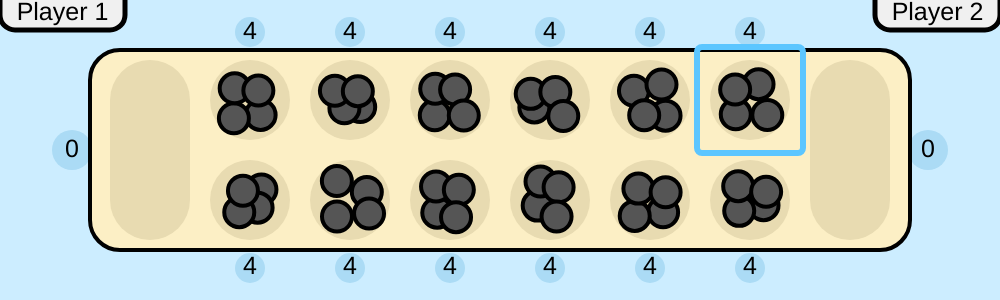
Frame 1 (no input)
Frame 60 (no input): identical to frame 1, image omitted
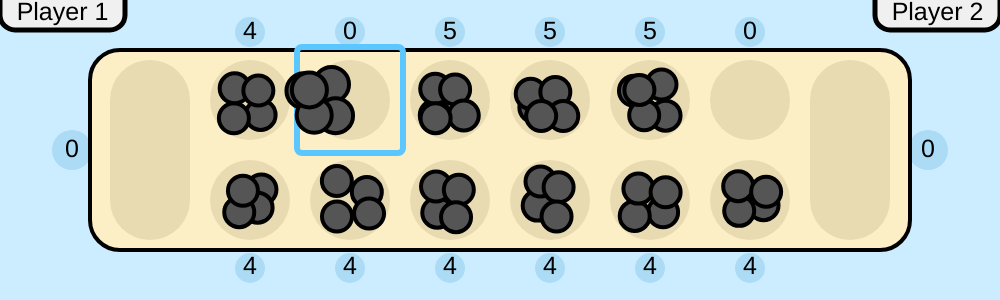
Frame 120 (the mouse pressed at the canvas centre since frame 60)

The p5.js sketch that drew these frames (run headless with seeded random() and noise() and a simulated clock; from frame 60 on, the mouse is pressed at the canvas centre):

// p5.js sketch
// ── sketch.js
let pots = [];
let turn = 0;
let inMove = false;
let gameOver = false;

let mouseIndex = 0;
let handIndex = 0;
let moveClock = 0;
let handCount = 0;
let handX = 0;
let handY = 0;
let targetHandX = 0;
let targetHandY = 0;
let oldHandX = 0;
let oldHandY = 0;

const moveSpeed = 10;
const pebblePosVar = 20;
let baseSeed;
let turnCount;
let winner;

const confettiDensity = 2;
const confettiSize = 9;
const confettiSpeed = 3.5;
const confettiSpeedVar = 1.5;
const confettiDriftVar = 1.75;
let confettiArray = [];
let bounceSpeed = 8;
let bounceY = 0;
let time;

function setup() {

  createCanvas(1000, 300);
  frameRate(30);
  baseSeed = random(100);

  for (let i = 0; i < 14; i++) {
    if (i < 7) {
      pots[i] = new Pot(i, 6 - i, 0);
    } else {
      pots[i] = new Pot(i, i - 6, 1);
    }
  }

  for (let i = 0; i < 14; i++) {

    pots[i].update();
  }

  print("     -=:SETUP COMPLETE:=-");
}

function draw() {

  background(204, 237, 255);

  pebbleSum = handCount;
  for (let i = 0; i < 14; i++) {//updating pots and drawing pebbes

    pots[i].update();
    pebbleSum += pots[i].count;
    if (pots[i].isBig && pots[i].index == 6) {

      drawPebbles(pots[i].index * baseSeed, pots[i].count, pots[i].x + 50, pots[i].y + 100, true, false);
    } else if (pots[i].isBig && pots[i].index == 13) {

      drawPebbles(pots[i].index * baseSeed, pots[i].count, pots[i].x + 50, pots[i].y + 0, true, false);
    } else {

      drawPebbles(pots[i].index * baseSeed, pots[i].count, pots[i].x + 50, pots[i].y + 50, false, false);
    }
  }
  if (pebbleSum != 48) {

    print("MANUAL ERROR: Uneven sum of pebbles: " + pebbleSum);
  }

  let a = 0;
  for (let i = 0; i < 6; i++) {//win conditions

    a += pots[i].count;
  }
  if (a == 0 && !inMove && !gameOver) {

    gameOver = true;
  }

  let b = 0;
  for (let i = 0; i < 6; i++) {

    b += pots[i + 7].count;
  }
  if (b == 0 && !inMove && !gameOver) {

    print("Game Over");
    if (pots[6].count > pots[13].count) {

      winner = 0;
    } else if (pots[6].count < pots[13].count){

      winner = 1;
    } else {

      winner = 2;
    }
    gameOver = true;
  }

  noFill();
  stroke(0);
  strokeWeight(4);
  rect(90, 50, 820, 200, 30);

  if (!pots[mouseIndex].isBig && pots[mouseIndex].indexY == turn && !inMove && !gameOver) {// cursor/highlights or whatever

    noFill();
    stroke(92, 198, 255);
    strokeWeight(6);
    rect(pots[mouseIndex].x - 3, pots[mouseIndex].y - 3, 106, 106, 5);
  }
  if (inMove && !pots[handIndex].isBig) {

    noFill();
    stroke(92, 198, 255);
    strokeWeight(6);
    rect(pots[handIndex].x - 3, pots[handIndex].y - 3, 106, 106, 5);
  } else if (inMove && pots[handIndex].index == 6) {

    noFill();
    stroke(92, 198, 255);
    strokeWeight(6);
    rect(pots[handIndex].x - 3, pots[handIndex].y - 3, 106, 206, 5);
  } else if (inMove && pots[handIndex].index == 13) {

    noFill();
    stroke(92, 198, 255);
    strokeWeight(6);
    rect(pots[handIndex].x - 3, pots[handIndex].y - 103, 106, 206, 5);
  }

  if (inMove) {

    drawPebbles(baseSeed, handCount, handX, handY, false, true);

    if (moveClock >= moveSpeed) {// move update

      handIndex++;
      print("handIndex is at " + handIndex);

      if (handIndex == 14) {//looping
        handIndex = 0;
      }

      oldOldHandX = oldHandX;
      oldOldHandY = oldHandY;
      oldHandX = targetHandX;
      oldHandY = targetHandY;
      if (handIndex != 13) {

        targetHandX = pots[handIndex + 1].x + 50;
        targetHandY = pots[handIndex + 1].y + 50;
      } else {

        targetHandX = pots[0].x + 50;
        targetHandY = pots[0].y + 50;
      }

      if (pots[handIndex].index == 5) {

        targetHandY += 50;
      } else if (pots[handIndex].index == 12) {

        targetHandY -= 50;
      }

      if (turn == 0 && handIndex == 13) {//skipping opponent pots

        handIndex = 0;
      } else if (turn == 1 && handIndex == 6) {

        handIndex = 7;
      }

      if (handCount > 0) {//if you still have pebbles in hand

        handCount--;
        pots[handIndex].count++;

      } else {// if you are out


        handIndex--;
        if (handIndex < 0) {

          handIndex = 13;
        }
        if (!pots[handIndex].isBig) {// if you end on a normal pot

          print("Ended on a normal pot");

          oldHandX = pots[handIndex].x + 50;
          oldHandY = pots[handIndex].y + 50;
          targetHandX = pots[handIndex + 1].x + 50;
          targetHandY = pots[handIndex + 1].y + 50;

          if (pots[handIndex].count > 1) {

            handCount = pots[handIndex].count;
            pots[handIndex].count = 0;

          } else {

            if (turn == 0) {//turn over
              turn = 1;
            } else {
              turn = 0;
            }
            inMove = false;
          }

          if (pots[handIndex].indexY == 1 && pots[handIndex].count == 1) {//if you land in an empty space

            if (turn == 0) {

              pots[6].count += pots[6 - (handIndex - 6)].count;
            } else {

              pots[13].count += pots[6 - (handIndex - 6)].count;
            }
            pots[6 - (handIndex - 6)].count = 0;
          } else if (pots[handIndex].indexY == 0 && pots[handIndex].count == 1) {

            if (turn == 0) {

              pots[6].count += pots[6 + (6 - handIndex)].count;
            } else {

              pots[13].count += pots[6 + (6 - handIndex)].count;
            }
            pots[6 + (6 - handIndex)].count = 0;
          }

        } else {// if you end on a big pot

          print("Ended on a a big pot with handIndex at " + handIndex);
          if (pots[handIndex].index == 6 && turn == 1 && handCount != 0) {

            print("Wait nvm mb 1");
          } else if (pots[handIndex].index == 13 && turn == 0 && handCount != 0) {

            print("Wait nvm mb 0");
          } else {

            inMove = false;
          }
        }
      }

      moveClock = 0;
      print("Updated move");
    } else {

      ratio = moveClock/moveSpeed;
      handX = oldHandX - (oldHandX - targetHandX) * ratio;
      handY = oldHandY - (oldHandY - targetHandY) * ratio;

      moveClock++;
    }
  }

  //nameCards
  fill(240);
  stroke(0);
  strokeWeight(5);
  rect(0, -15, 125, 45, 15);
  rect(width - 125, -15, 125, 45, 15);

  fill(0);
  noStroke();
  textSize(25);
  textAlign(CENTER, TOP);
  text("Player 1", 125 / 2, 1);
  text("Player 2", width - (125 / 2), 1);

  if (gameOver) {

    inMove = false;

    for (let i = 0; i < confettiDensity; i++) {//confetti

      let newConf = new confetti();
      confettiArray.push(newConf);
      newConf.index = confettiArray.length;
    }

    for (let i = 0; i < confettiArray.length; i++) {

      confettiArray[i].update();
    }

    if (winner == 0) {

      stroke(0);
      strokeWeight(5);
      fill(171, 219, 245);
      rect((width / 2) - 150, (height / 2) - 37.5, 300, 75, 20);

      fill(0);
      noStroke();
      textSize(45);
      textAlign(CENTER, CENTER);
      text("Player 1 Wins!", width / 2, height / 2);
    } else if (winner == 1) {

      stroke(0);
      strokeWeight(5);
      fill(171, 219, 245);
      rect((width / 2) - 150, (height / 2) - 37.5, 300, 75, 20);

      fill(0);
      noStroke();
      textSize(45);
      textAlign(CENTER, CENTER);
      text("Player 2 Wins!", width / 2, height / 2);
    } else {

      stroke(0);
      strokeWeight(5);
      fill(171, 219, 245);
      rect((width / 2) - 75, (height / 2) - 37.5, 150, 75, 20);

      fill(0);
      noStroke();
      textSize(55);
      textAlign(CENTER, CENTER);
      text("Tie!", width / 2, height / 2);
    }
  }
}

class Pot {
  constructor (index_, indexX_, indexY_) {

    this.index = index_;
    this.indexX = indexX_;
    this.indexY = indexY_;
    this.x = (0 + this.indexX) * 100 + 100;
    this.y = this.indexY * 100 + 50;
    if (this.index == 6 || this.index == 13) {

      this.isBig = true;
      this.count = 0;
    } else {

      this.isBig = false;
      this.count = 4;
      this.mouseHover = false;
    }

    print("New pot created at " + this.indexX + " : " + this.indexY + " with index " + this.index);
  }

  update() {

    if (mouseX < this.x + 100 && mouseX > this.x && mouseY < this.y + 100 && mouseY > this.y && !this.isBig) {

      this.mouseHover = true;
    } else if (mouseX < this.x + 100 && mouseX > this.x && mouseY < this.y + 200 && mouseY > this.y && this.index == 6) {

      this.mouseHover = true;
    } else if (mouseX < this.x + 100 && mouseX > this.x && mouseY < this.y + 100 && mouseY > this.y - 100 && this.index == 13) {

      this.mouseHover = true;
    } else {

      this.mouseHover = false;
    }
    if (this.mouseHover) {
      mouseIndex = this.index;
    }

    if (!this.isBig) {

      fill(252, 239, 197);
      noStroke();
      rect(this.x, this.y, 100, 100,);

      noStroke();
      fill(232, 219, 177);
      ellipse(this.x + 50, this.y + 50, 80, 80);
    } else if (this.index == 6) {

      fill(252, 239, 197);
      noStroke();
      rect(this.x - 10, this.y, 110, 200, 30, 0, 0, 30);

      noStroke();
      fill(232, 219, 177);
      rect(this.x + 10, this.y + 10, 80, 180, 40);
    } else if (this.index == 13) {

      fill(252, 239, 197);
      noStroke();
      rect(this.x, this.y - 100, 110, 200, 0, 30, 30, 0);

      noStroke();
      fill(232, 219, 177);
      rect(this.x + 10, this.y - 90, 80, 180, 40);
    }

    if (this.index == 6) {

      noStroke();
      fill(171, 219, 245);
      ellipse(this.x - 28, this.y + 100, 40, 40);

      fill(0);
      noStroke();
      textSize(25);
      textAlign(CENTER, CENTER);
      text(this.count, this.x - 28, this.y + 100);
    } else if (this.index == 13) {

      noStroke();
      fill(171, 219, 245);
      ellipse(this.x + 128, this.y, 40, 40);

      fill(0);
      noStroke();
      textSize(25);
      textAlign(CENTER, CENTER);
      text(this.count, this.x + 128, this.y);
    } else if (this.indexY == 0) {

      noStroke();
      fill(171, 219, 245);
      ellipse(this.x + 50, this.y - 18, 30, 30);

      fill(0);
      noStroke();
      textSize(25);
      textAlign(CENTER, BOTTOM);
      text(this.count, this.x + 50, this.y - 5);
    } else if (this.indexY == 1) {

      noStroke();
      fill(171, 219, 245);
      ellipse(this.x + 50, this.y + 118, 30, 30);

      fill(0);
      noStroke();
      textSize(25);
      textAlign(CENTER, TOP);
      text(this.count, this.x + 50, this.y + 105);
    }
  }
}

function drawPebbles (seed, count, x, y, isBig, isHand) {

  stroke(0);
  strokeWeight(4);
  fill(85);
  randomSeed(seed);
  for (let i = 0; i < count; i++) {

    if ((i + floor(seed)) % 4 == 0) {

      xVar = random(5, pebblePosVar);
      yVar = random(-pebblePosVar, -5);
    } else if ((i + floor(seed)) % 4 == 1) {

      xVar = random(5, pebblePosVar);
      yVar = random(5, pebblePosVar);
    } else if ((i + floor(seed)) % 4 == 2) {

      xVar = random(-pebblePosVar, -5);
      yVar = random(5, pebblePosVar);
    } else if ((i + floor(seed)) % 4 == 3) {

      xVar = random(-pebblePosVar, -5);
      yVar = random(-pebblePosVar, -5);
    }

    if (isBig) {

      yVar = yVar * 3;
    }

    if (isHand) {

      ellipse(x + xVar, y + yVar, 35, 35);
    } else {

      ellipse(x + xVar, y + yVar, 30, 30);
    }
  }
}

function mousePressed () {

  if (!pots[mouseIndex].isBig && pots[mouseIndex].indexY == turn && !inMove && pots[mouseIndex].count != 0 && !gameOver) {

    turnCount++;
    inMove = true;
    handCount = pots[mouseIndex].count;
    pots[mouseIndex].count = 0;
    handIndex = mouseIndex;

    oldHandX = pots[handIndex].x + 50;
    oldHandY = pots[handIndex].y + 50;
    targetHandX = pots[handIndex + 1].x + 50;
    targetHandY = pots[handIndex + 1].y + 50;
    if (pots[handIndex].index == 6) {

      targetHandY += 50;
    } else if (pots[handIndex].index == 13) {

      targetHandY -= 50;
    }
    handX = pots[handIndex].x + 50;
    handY = pots[handIndex].y + 50;
    moveClock = moveSpeed - moveSpeed;
  }
}

class confetti {

  constructor () {

    randomSeed(time);

    this.x = random(0, width);
    this.y = -10;
    this.varX = random(-confettiDriftVar, confettiDriftVar);
    this.speed = random(confettiSpeed - confettiSpeedVar, confettiSpeed + confettiSpeedVar);
    this.index;

    this.x1 = random(0, confettiSize);
    this.y1 = random(0, confettiSize);
    this.x2 = random(-confettiSize, 0);
    this.y2 = random(0, confettiSize);
    this.x3 = random(-confettiSize, 0);
    this.y3 = random(-confettiSize, 0);
    this.x4 = random(0, confettiSize);
    this.y4 = random(-confettiSize, 0);

    this.r = random(150, 250);
    this.g = random(150, 250);
    this.b = random(150, 250);
  }

  update () {

    noStroke();
    fill(this.r, this.g, this.b);
    quad(this.x + this.x1, this.y + this.y1, this.x + this.x2, this.y + this.y2, this.x + this.x3, this.y + this.y3, this.x + this.x4, this.y + this.y4);

    this.y += this.speed;
    this.x += this.varX;
  }
}
